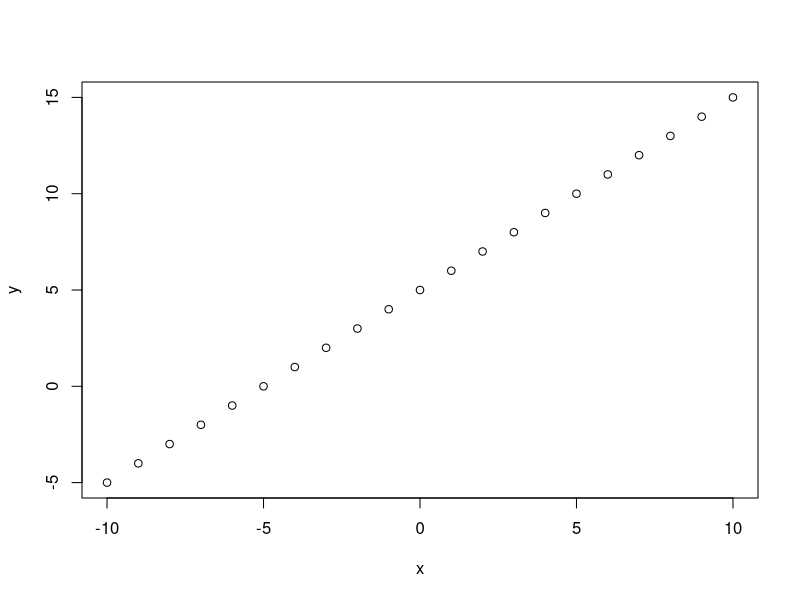
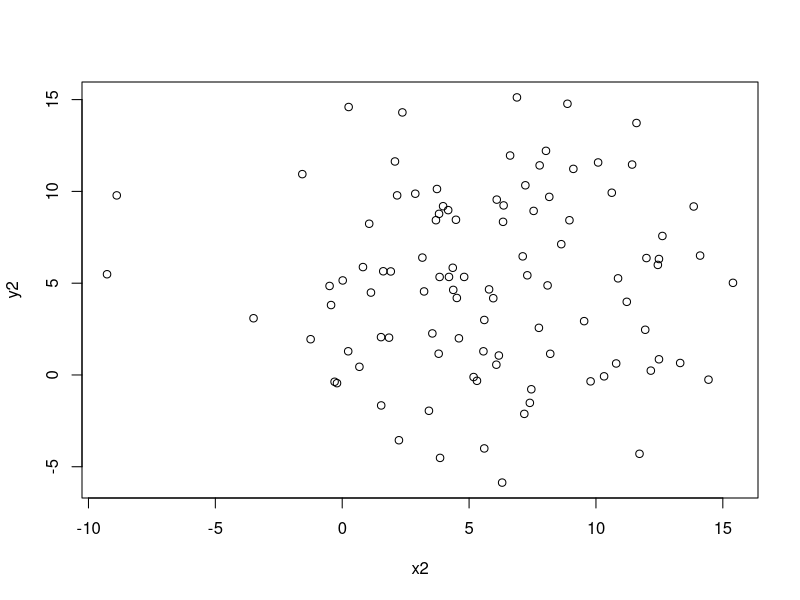
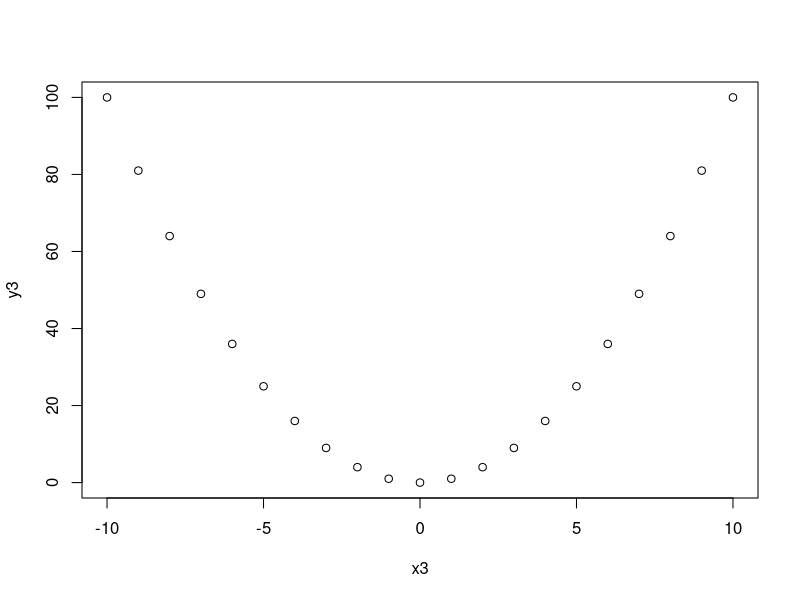

These figures' R source, in order: (Note: this script raises an error after producing the figures.)
## ---- chunk 1
x=seq(-10,10)
y=(x+5)
plot(x,y)
## ---- chunk 2
cov(x,y)
## ---- chunk 3
x2=rnorm(100,mean=5,sd=5)
y2=rnorm(100,mean=5,sd=5) # Both variables are just random drows from the normal distribution
plot(x2,y2)
## ---- chunk 4
cov(x2,y2)
## ---- chunk 5
x3=seq(-10,10)
y3=x3^2
plot(x3,y3)
## ---- chunk 6
cov(x3,y3)
## ---- chunk 7
cor(x,y) ### Why does this produce "1". What is the meaning of this value?
## ---- chunk 8
cor(x2,y2) # The correlation is extremely close to zero, indicating that there is no systematic linear relationship, which is true as both variables were generated in a completely random fashion.
## ---- chunk 9
y4=rep(c("a","b","c"),7)
y4
is.numeric(y4) # Checks whether y4 is numeric and returns the argument FALSE.
cor(x,y4) # Gives us the error message "y must be numeric".
## ---- chunk 10
y5=rep(c(T,F,F),7)
y5
is.numeric(y5) # Checks whether y5 is numeric and returns the argument FALSE.
class(y5) # Returns the class of the vector.
cor(x,y5) # Returns a value.
## ---- chunk 11
y6=rep(c(1,0,0),7)
cor(x,y6) # Returns the same value as above, meaning that R views T=1 and F=0
## ---- chunk 12
library(datasets)
data(occupationalStatus)
occupationalStatus
## ---- chunk 13
library(gmodels)
CrossTable(occupationalStatus)
## ---- chunk 14
x4=seq(0,10,by=0.01)
y4=dexp(x4, rate=0.5) # Returns the density
plot(x4,y4) # This doesn't look nice
plot(x4,y4, type="l") # Use type="l" for a line plot
## ---- chunk 15
library(ggplot2)
plot1=qplot(x4,y4) # Now that looks even nicer
## ---- chunk 16
meanstore=rep(0,1000)
for (i in 1:1000){
  expdraw=rexp(10, rate=0.5)
  meanstore[i]=mean(expdraw)
}
hist(meanstore, breaks=20) # It is approximately normally distributed, as predicted by the CLT.
## ---- chunk 17
meanstore2=rep(0,1000)
for (i in 1:1000){
  expdraw=rexp(50, rate=0.5)
  meanstore2[i]=mean(expdraw)
}
hist(meanstore2, breaks=20) # It is approximately normally distributed, as predicted by the CLT.
## ---- chunk 18
meanstore3=rep(0,1000)
for (i in 1:1000){
  expdraw=rexp(100, rate=0.5)
  meanstore3[i]=mean(expdraw)
}
hist(meanstore3, breaks=20) # It is approximately normally distributed, as predicted by the CLT.
## ---- chunk 19
library(ggplot2)
qplot(meanstore3, geom="histogram")
## ---- chunk 20
library(ggplot2)
plot2=qplot(meanstore3, geom="histogram", main="Histogram of Exponential Draws (n=100)",bindwidth=30) # Now that looks even nicer
plot2 + geom_histogram(aes(fill = ..count..)) # Looks great
## ---- chunk 21
vec1=rnorm(30,mean=2,sd=1)
vec2=rnorm(30,mean=3,sd=1)
## ---- chunk 22
t.test(vec1,vec2)
## ---- chunk 23
t.test(vec1,mu=2)
t.test(vec1,mu=2.5)
t.test(vec1,mu=3)
t.test(vec1,mu=3.5)
## ---- chunk 24
t.test(vec1,mu=3)
